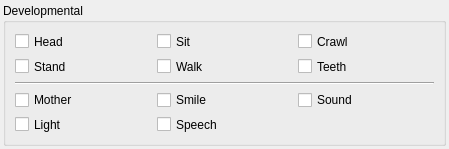
<?xml version="1.0" encoding="UTF-8"?>
<ui version="4.0">
 <class>w_development</class>
 <widget class="QWidget" name="w_development">
  <property name="geometry">
   <rect>
    <x>0</x>
    <y>0</y>
    <width>449</width>
    <height>149</height>
   </rect>
  </property>
  <property name="windowTitle">
   <string>Form</string>
  </property>
  <layout class="QGridLayout" name="gridLayout">
   <property name="leftMargin">
    <number>3</number>
   </property>
   <property name="topMargin">
    <number>3</number>
   </property>
   <property name="rightMargin">
    <number>3</number>
   </property>
   <property name="bottomMargin">
    <number>3</number>
   </property>
   <property name="spacing">
    <number>3</number>
   </property>
   <item row="0" column="0">
    <widget class="QGroupBox" name="devBox">
     <property name="minimumSize">
      <size>
       <width>0</width>
       <height>110</height>
      </size>
     </property>
     <property name="title">
      <string>Developmental</string>
     </property>
     <layout class="QGridLayout" name="gridLayout_9">
      <item row="0" column="2">
       <widget class="xCheckBox" name="devCrawlCB">
        <property name="text">
         <string>Crawl</string>
        </property>
       </widget>
      </item>
      <item row="1" column="2">
       <widget class="xCheckBox" name="devTeethCB">
        <property name="text">
         <string>Teeth</string>
        </property>
       </widget>
      </item>
      <item row="3" column="1">
       <widget class="xCheckBox" name="devSmileCB">
        <property name="text">
         <string>Smile</string>
        </property>
       </widget>
      </item>
      <item row="4" column="0">
       <widget class="xCheckBox" name="devLightCB">
        <property name="text">
         <string>Light</string>
        </property>
       </widget>
      </item>
      <item row="2" column="0" colspan="3">
       <widget class="Line" name="line">
        <property name="orientation">
         <enum>Qt::Horizontal</enum>
        </property>
       </widget>
      </item>
      <item row="4" column="1">
       <widget class="xCheckBox" name="devSpeechCB">
        <property name="text">
         <string>Speech</string>
        </property>
       </widget>
      </item>
      <item row="0" column="0">
       <widget class="xCheckBox" name="devHeadCB">
        <property name="text">
         <string>Head</string>
        </property>
       </widget>
      </item>
      <item row="1" column="1">
       <widget class="xCheckBox" name="devWalkCB">
        <property name="text">
         <string>Walk</string>
        </property>
       </widget>
      </item>
      <item row="1" column="0">
       <widget class="xCheckBox" name="devStandCB">
        <property name="text">
         <string>Stand</string>
        </property>
       </widget>
      </item>
      <item row="3" column="0">
       <widget class="xCheckBox" name="devMotherCB">
        <property name="text">
         <string>Mother</string>
        </property>
       </widget>
      </item>
      <item row="0" column="1">
       <widget class="xCheckBox" name="devSitCB">
        <property name="text">
         <string>Sit</string>
        </property>
       </widget>
      </item>
      <item row="3" column="2">
       <widget class="xCheckBox" name="devSoundCB">
        <property name="text">
         <string>Sound</string>
        </property>
       </widget>
      </item>
     </layout>
    </widget>
   </item>
  </layout>
 </widget>
 <customwidgets>
  <customwidget>
   <class>xCheckBox</class>
   <extends>QCheckBox</extends>
   <header>xcheckbox.h</header>
  </customwidget>
 </customwidgets>
 <resources/>
 <connections/>
</ui>
